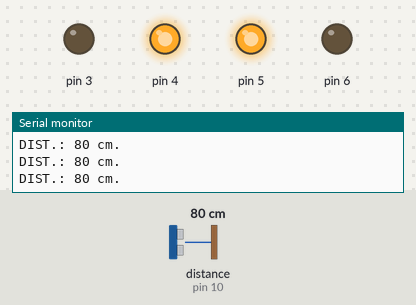
Simulated run of this sketch. Board: Arduino Uno, built with avr-gcc and run on an emulated ATmega328P. Shown: output pins drawn as LEDs (lit = HIGH), the last lines printed to the serial monitor. The inputs (shaded band) are chosen by the test bench; at power-on: distance to the obstacle (sensor on pin 10) 80 cm.

Above: at 1.2 s.
1.3 s: distance to the obstacle (sensor on pin 10) set to 16 cm
2.8 s: distance to the obstacle (sensor on pin 10) set to 13 cm
At 4.1 s:
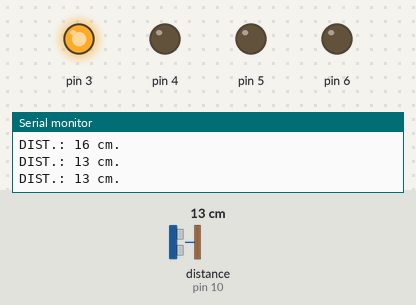
4.5 s: distance to the obstacle (sensor on pin 10) set to 18 cm
At 5.9 s:
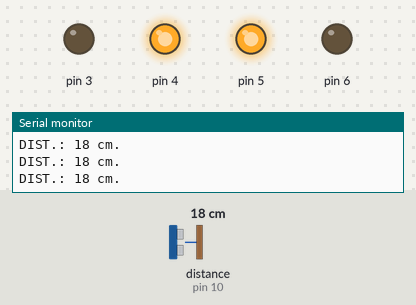
6.6 s: distance to the obstacle (sensor on pin 10) set to 2 cm
At 7.8 s:
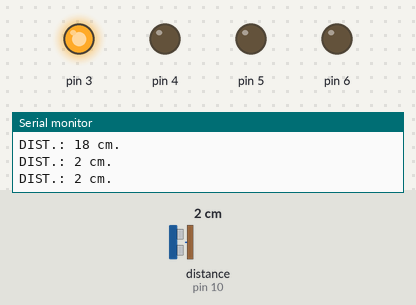
Timing chart, 0 to 9.4 s (numbered marks = the images above; inputs shaded):
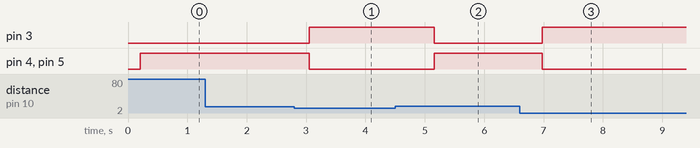

Measured:
- the behaviour switches between 15 and 14 cm on distance to the obstacle (sensor on pin 10) (found by bisection; images 0 and 1)
- after the input at 2.8 s, pin 3: LOW → HIGH after 0.25 s; pin 4, pin 5: HIGH → LOW after 0.25 s
- after the input at 4.5 s, pin 3: HIGH → LOW after 0.66 s; pin 4, pin 5: LOW → HIGH after 0.66 s
- after the input at 6.6 s, pin 3: LOW → HIGH after 0.37 s; pin 4, pin 5: HIGH → LOW after 0.37 s

The sketch:

ProgDesviadeObstaculos.ino
```cpp
#include <Ultrasonic.h> // Inclui biblioteca para usar o sensor ultrassônico
Ultrasonic ultrasonic(11,10); // Passa pinos 12 e 13 como emissor e receptor

void setup(){
  Serial.begin(9600);
  pinMode(3, OUTPUT);
  pinMode(4, OUTPUT);
  pinMode(5, OUTPUT);
  pinMode(6, OUTPUT);
}

void loop(){

  int dist = ultrasonic.read(CM);
  delay(200);
  Serial.print("DIST.: "); //printa no monitor serial a distancia
  Serial.print(dist);
  Serial.println(" cm.");

 if(dist > 15)
  {
      digitalWrite(3, LOW);
      digitalWrite(4,HIGH);
      digitalWrite(6,LOW);
      digitalWrite(5,HIGH);

  }else{ if(dist < 15)
  {
      digitalWrite(3,HIGH);
      digitalWrite(4, LOW);
      digitalWrite(6,LOW);
      digitalWrite(5,LOW);
      delay(500);
  }

  }
}
```
